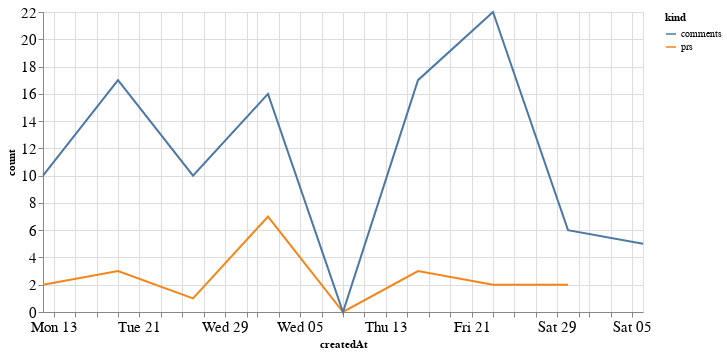

Write notebook code for a chart like this one.
### Code cell
alt.Chart(total_time, width=600).mark_line().encode(
    x='createdAt',
    y='count',
    color='kind'
)

### Figure 1 — Vega-Lite specification as saved in the notebook (floating-point values rounded to 4 significant figures)
{"config": {"axisLeft": {"labelFontSize": 15}, "axisBottom": {"labelFontSize": 15}}, "data": {"name": "data-9bdf5834eeb330d70363439374bcc2a5"}, "mark": "line", "encoding": {"color": {"type": "nominal", "field": "kind"}, "x": {"type": "temporal", "field": "createdAt"}, "y": {"type": "quantitative", "field": "count"}}, "width": 600, "$schema": "https://vega.github.io/schema/vega-lite/v4.8.1.json", "datasets": {"data-9bdf5834eeb330d70363439374bcc2a5": [{"createdAt": "2020-07-12T00:00:00", "kind": "prs", "count": 2.0}, {"createdAt": "2020-07-19T00:00:00", "kind": "prs", "count": 3.0}, {"createdAt": "2020-07-26T00:00:00", "kind": "prs", "count": 1.0}, {"createdAt": "2020-08-02T00:00:00", "kind": "prs", "count": 7.0}, {"createdAt": "2020-08-09T00:00:00", "kind": "prs", "count": 0.0}, {"createdAt": "2020-08-16T00:00:00", "kind": "prs", "count": 3.0}, {"createdAt": "2020-08-23T00:00:00", "kind": "prs", "count": 2.0}, {"createdAt": "2020-08-30T00:00:00", "kind": "prs", "count": 2.0}, {"createdAt": "2020-09-06T00:00:00", "kind": "prs", "count": null}, {"createdAt": "2020-07-12T00:00:00", "kind": "comments", "count": 10.0}, {"createdAt": "2020-07-19T00:00:00", "kind": "comments", "count": 17.0}, {"createdAt": "2020-07-26T00:00:00", "kind": "comments", "count": 10.0}, {"createdAt": "2020-08-02T00:00:00", "kind": "comments", "count": 16.0}, {"createdAt": "2020-08-09T00:00:00", "kind": "comments", "count": 0.0}, {"createdAt": "2020-08-16T00:00:00", "kind": "comments", "count": 17.0}, {"createdAt": "2020-08-23T00:00:00", "kind": "comments", "count": 22.0}, {"createdAt": "2020-08-30T00:00:00", "kind": "comments", "count": 6.0}, {"createdAt": "2020-09-06T00:00:00", "kind": "comments", "count": 5.0}]}}
